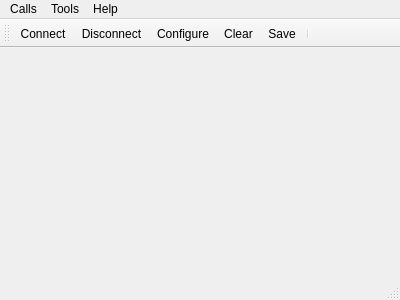
<?xml version="1.0" encoding="UTF-8"?>
<ui version="4.0">
 <class>MainWindow</class>
 <widget class="QMainWindow" name="MainWindow">
  <property name="geometry">
   <rect>
    <x>0</x>
    <y>0</y>
    <width>400</width>
    <height>300</height>
   </rect>
  </property>
  <property name="windowTitle">
   <string>Simple Terminal</string>
  </property>
  <widget class="QWidget" name="centralWidget">
   <layout class="QVBoxLayout" name="verticalLayout"/>
  </widget>
  <widget class="QMenuBar" name="menuBar">
   <property name="geometry">
    <rect>
     <x>0</x>
     <y>0</y>
     <width>400</width>
     <height>17</height>
    </rect>
   </property>
   <widget class="QMenu" name="menuCalls">
    <property name="title">
     <string>Calls</string>
    </property>
    <addaction name="actionConnect"/>
    <addaction name="actionDisconnect"/>
    <addaction name="actionSave"/>
    <addaction name="separator"/>
    <addaction name="actionQuit"/>
    <addaction name="separator"/>
   </widget>
   <widget class="QMenu" name="menuTools">
    <property name="title">
     <string>Tools</string>
    </property>
    <addaction name="actionConfigure"/>
    <addaction name="actionClear"/>
   </widget>
   <widget class="QMenu" name="menuHelp">
    <property name="title">
     <string>Help</string>
    </property>
    <addaction name="actionAbout"/>
    <addaction name="actionAboutQt"/>
   </widget>
   <addaction name="menuCalls"/>
   <addaction name="menuTools"/>
   <addaction name="menuHelp"/>
  </widget>
  <widget class="QToolBar" name="mainToolBar">
   <attribute name="toolBarArea">
    <enum>TopToolBarArea</enum>
   </attribute>
   <attribute name="toolBarBreak">
    <bool>false</bool>
   </attribute>
   <addaction name="actionConnect"/>
   <addaction name="actionDisconnect"/>
   <addaction name="actionConfigure"/>
   <addaction name="actionClear"/>
   <addaction name="actionSave"/>
   <addaction name="separator"/>
  </widget>
  <widget class="QStatusBar" name="statusBar"/>
  <action name="actionAbout">
   <property name="text">
    <string>&amp;About</string>
   </property>
   <property name="toolTip">
    <string>About program</string>
   </property>
   <property name="shortcut">
    <string>Alt+A</string>
   </property>
  </action>
  <action name="actionAboutQt">
   <property name="text">
    <string>About Qt</string>
   </property>
  </action>
  <action name="actionConnect">
   <property name="icon">
    <iconset resource="monitoringtool.qrc">
     <normaloff>:/images/connect.png</normaloff>:/images/connect.png</iconset>
   </property>
   <property name="text">
    <string>C&amp;onnect</string>
   </property>
   <property name="toolTip">
    <string>Connect to serial port</string>
   </property>
   <property name="shortcut">
    <string>Ctrl+O</string>
   </property>
  </action>
  <action name="actionDisconnect">
   <property name="icon">
    <iconset resource="monitoringtool.qrc">
     <normaloff>:/images/disconnect.png</normaloff>:/images/disconnect.png</iconset>
   </property>
   <property name="text">
    <string>&amp;Disconnect</string>
   </property>
   <property name="toolTip">
    <string>Disconnect from serial port</string>
   </property>
   <property name="shortcut">
    <string>Ctrl+D</string>
   </property>
  </action>
  <action name="actionConfigure">
   <property name="icon">
    <iconset resource="monitoringtool.qrc">
     <normaloff>:/images/settings.png</normaloff>:/images/settings.png</iconset>
   </property>
   <property name="text">
    <string>&amp;Configure</string>
   </property>
   <property name="toolTip">
    <string>Configure serial port</string>
   </property>
   <property name="shortcut">
    <string>Alt+C</string>
   </property>
  </action>
  <action name="actionClear">
   <property name="icon">
    <iconset resource="monitoringtool.qrc">
     <normaloff>:/images/clear.png</normaloff>:/images/clear.png</iconset>
   </property>
   <property name="text">
    <string>C&amp;lear</string>
   </property>
   <property name="toolTip">
    <string>Clear data</string>
   </property>
   <property name="shortcut">
    <string>Alt+L</string>
   </property>
  </action>
  <action name="actionQuit">
   <property name="icon">
    <iconset resource="monitoringtool.qrc">
     <normaloff>:/images/application-exit.png</normaloff>:/images/application-exit.png</iconset>
   </property>
   <property name="text">
    <string>&amp;Quit</string>
   </property>
   <property name="shortcut">
    <string>Ctrl+Q</string>
   </property>
  </action>
  <action name="actionSave">
   <property name="icon">
    <iconset resource="monitoringtool.qrc">
     <normaloff>:/images/saveButton.png</normaloff>:/images/saveButton.png</iconset>
   </property>
   <property name="text">
    <string>Save</string>
   </property>
   <property name="toolTip">
    <string>Save data</string>
   </property>
   <property name="shortcut">
    <string>Ctrl+S</string>
   </property>
  </action>
 </widget>
 <layoutdefault spacing="6" margin="11"/>
 <resources>
  <include location="monitoringtool.qrc"/>
 </resources>
 <connections/>
</ui>
